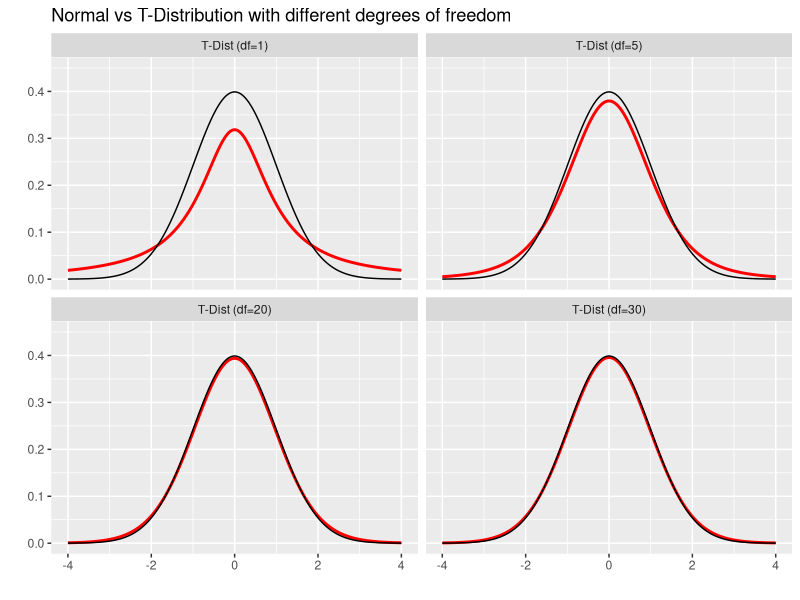

This figure's R source:
## ---- chunk 1

library(tidyverse)

x <- seq(-4,4,0.01)
fig2 <- data.frame(x, y=dnorm(x))
y <- c(dt(x,1), dt(x,5), dt(x,20), dt(x,30))
x <- rep(x, 4)
z <- factor(rep(1:4,each=801),labels = c("T-Dist (df=1)","T-Dist (df=5)","T-Dist (df=20)","T-Dist (df=30)"))
fig1 <- data.frame(x,y,z)
fig1 %>% ggplot(aes(x,y)) + 
  geom_line(lwd=1, col="red") + 
  ylim(0,0.45) +
  facet_wrap(~z, ncol=2) +
  geom_line(data=fig2) + ylab(" ") + xlab(" ") +
  ggtitle("Normal vs T-Distribution with different degrees of freedom")


## ---- chunk 2

# Copy the sample data
miles <- c(2410, 2414, 2468, 2419, 1958, 2579, 2314, 2690, 2293, 2019, 
           2066, 2177, 2309, 1954, 2094)

# Compute the 99% confidence interval
t.test(miles, conf.level=0.99)

